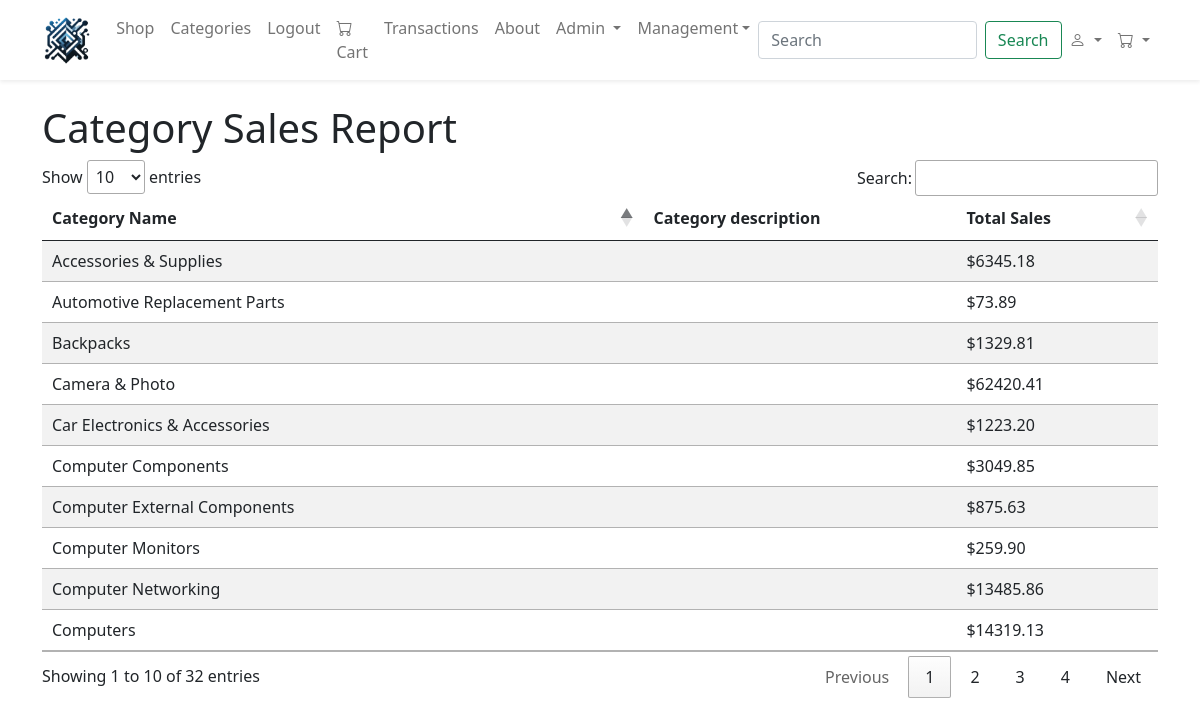
The page /reports/category/ (signed in) on the database its author committed.
### app/models.py (models this page shows, shortened)
class Category(models.Model):
    name = models.CharField(max_length=200)
    image = models.ImageField(upload_to='category_images/', blank=True, null=True)
    def profit(self):
        profit = 0
        products = Product.objects.filter(category = self)
        for product in products:
            profit = profit + product.total_profit()
        return round(profit,2)

class Product(models.Model):
    name = models.CharField(max_length=200)
    price = models.DecimalField(max_digits=10, decimal_places=2)
    category = models.ForeignKey(Category, related_name='products', on_delete=models.PROTECT)
    image = models.ImageField(upload_to='product_images/', blank=True, null=True)
    listed = models.BooleanField(default=True)
    def total_profit(self):
        total = 0
        transactions = TransactionItem.objects.filter(inventory__product = self)
        if len(transactions) > 0:
            w = transactions.aggregate(total = Sum("price"))
            total = w["total"]
        return round(total,2)

### app/views.py (the view)
# urls.py: path('reports/category/', views.category_report, name='category_report'),
def category_report(request):
    user = request.user
    if user.has_perm("app.associate"):
        categories = Category.objects.all()
        return render(request, 'category_report.html', {'categories':categories})

### templates/category_report.html (shortened to what this page needs)
{% extends 'base.html' %}
{% block content %}
<div class="container mt-4">
    <h1>Category Sales Report</h1>
    <table id="categoryTable" class="table table-striped" style="width:100%">
        <thead>
            <tr>
                <th>Category Name</th>
                <th>Category description</th>
                <th>Total Sales</th>
            </tr>
        </thead>
        <tbody>
            {% for category in categories %}
            <tr>
                <td>{{ category.name }}</td>
                <td>{{ category.description }}</td>
                <td>${{ category.profit }}</td>
            </tr>
            {% endfor %}
        </tbody>
    </table>
</div>
{% endblock %}

### rows shown on the page
Category: name "Automotive Replacement Parts", profit "73.89"
Category: name "Car Electronics & Accessories", profit "1223.20"
Category: name "Computer Monitors", profit "259.90"
Category: name "Computer Networking", profit "13485.86"
Category: name "Computer Components", profit "3049.85"
Category: name "Computer External Components", profit "875.63"
Category: name "Accessories & Supplies", profit "6345.18"
Category: name "Camera & Photo", profit "62420.41"
Category: name "Computers", profit "14319.13"
Category: name "Backpacks", profit "1329.81"
